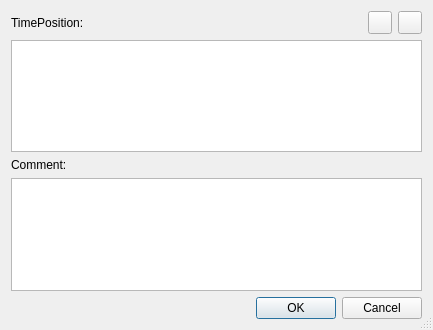
<?xml version="1.0" encoding="UTF-8"?>
<ui version="4.0">
 <class>EditSysexDialogBase</class>
 <widget class="QDialog" name="EditSysexDialogBase">
  <property name="geometry">
   <rect>
    <x>0</x>
    <y>0</y>
    <width>433</width>
    <height>330</height>
   </rect>
  </property>
  <property name="windowTitle">
   <string>LOS: Enter SysEx</string>
  </property>
  <property name="sizeGripEnabled">
   <bool>true</bool>
  </property>
  <layout class="QVBoxLayout">
   <property name="spacing">
    <number>6</number>
   </property>
   <property name="margin">
    <number>11</number>
   </property>
   <item>
    <layout class="QHBoxLayout">
     <property name="spacing">
      <number>6</number>
     </property>
     <property name="margin">
      <number>0</number>
     </property>
     <item>
      <widget class="QLabel" name="TextLabel1">
       <property name="text">
        <string>TimePosition:</string>
       </property>
       <property name="wordWrap">
        <bool>false</bool>
       </property>
      </widget>
     </item>
     <item>
      <widget class="Awl::PosEdit" name="epos"/>
     </item>
     <item>
      <spacer name="Spacer2">
       <property name="orientation">
        <enum>Qt::Horizontal</enum>
       </property>
       <property name="sizeType">
        <enum>QSizePolicy::Expanding</enum>
       </property>
       <property name="sizeHint" stdset="0">
        <size>
         <width>20</width>
         <height>20</height>
        </size>
       </property>
      </spacer>
     </item>
     <item>
      <widget class="QToolButton" name="saveButton">
       <property name="text">
        <string/>
       </property>
      </widget>
     </item>
     <item>
      <widget class="QToolButton" name="loadButton">
       <property name="text">
        <string/>
       </property>
      </widget>
     </item>
    </layout>
   </item>
   <item>
    <widget class="QTextEdit" name="edit"/>
   </item>
   <item>
    <widget class="QLabel" name="TextLabel2">
     <property name="text">
      <string>Comment:</string>
     </property>
     <property name="wordWrap">
      <bool>false</bool>
     </property>
    </widget>
   </item>
   <item>
    <widget class="QTextEdit" name="comment"/>
   </item>
   <item>
    <layout class="QHBoxLayout">
     <property name="spacing">
      <number>6</number>
     </property>
     <property name="margin">
      <number>0</number>
     </property>
     <item>
      <spacer name="Horizontal Spacing2">
       <property name="orientation">
        <enum>Qt::Horizontal</enum>
       </property>
       <property name="sizeType">
        <enum>QSizePolicy::Expanding</enum>
       </property>
       <property name="sizeHint" stdset="0">
        <size>
         <width>20</width>
         <height>20</height>
        </size>
       </property>
      </spacer>
     </item>
     <item>
      <widget class="QPushButton" name="buttonOk">
       <property name="text">
        <string>OK</string>
       </property>
       <property name="shortcut">
        <number>0</number>
       </property>
       <property name="autoDefault">
        <bool>true</bool>
       </property>
       <property name="default">
        <bool>true</bool>
       </property>
      </widget>
     </item>
     <item>
      <widget class="QPushButton" name="buttonCancel">
       <property name="text">
        <string>Cancel</string>
       </property>
       <property name="shortcut">
        <number>0</number>
       </property>
       <property name="autoDefault">
        <bool>true</bool>
       </property>
      </widget>
     </item>
    </layout>
   </item>
  </layout>
 </widget>
 <layoutdefault spacing="6" margin="11"/>
 <customwidgets>
  <customwidget>
   <class>Awl::PosEdit</class>
   <extends>QWidget</extends>
   <header>awl/posedit.h</header>
   <container>0</container>
  </customwidget>
 </customwidgets>
 <resources/>
 <connections>
  <connection>
   <sender>buttonOk</sender>
   <signal>clicked()</signal>
   <receiver>EditSysexDialogBase</receiver>
   <slot>accept()</slot>
   <hints>
    <hint type="sourcelabel">
     <x>20</x>
     <y>20</y>
    </hint>
    <hint type="destinationlabel">
     <x>20</x>
     <y>20</y>
    </hint>
   </hints>
  </connection>
  <connection>
   <sender>buttonCancel</sender>
   <signal>clicked()</signal>
   <receiver>EditSysexDialogBase</receiver>
   <slot>reject()</slot>
   <hints>
    <hint type="sourcelabel">
     <x>20</x>
     <y>20</y>
    </hint>
    <hint type="destinationlabel">
     <x>20</x>
     <y>20</y>
    </hint>
   </hints>
  </connection>
 </connections>
</ui>
